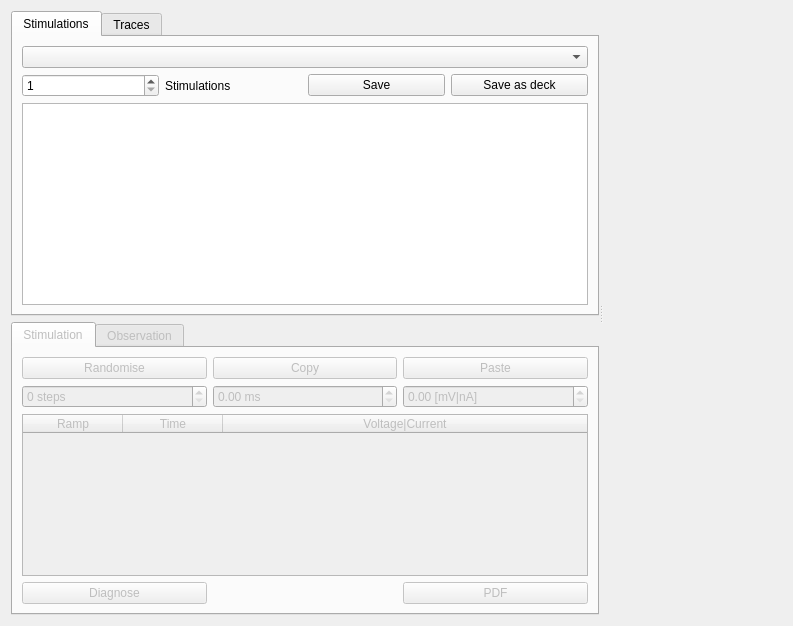
<?xml version="1.0" encoding="UTF-8"?>
<ui version="4.0">
 <class>StimulationCreator</class>
 <widget class="QWidget" name="StimulationCreator">
  <property name="geometry">
   <rect>
    <x>0</x>
    <y>0</y>
    <width>793</width>
    <height>626</height>
   </rect>
  </property>
  <property name="windowTitle">
   <string>Stimulation editor</string>
  </property>
  <layout class="QGridLayout" name="gridLayout_3">
   <item row="0" column="0">
    <widget class="QSplitter" name="splitter">
     <property name="orientation">
      <enum>Qt::Horizontal</enum>
     </property>
     <widget class="QWidget" name="widget_2" native="true">
      <layout class="QGridLayout" name="gridLayout_4">
       <item row="0" column="0">
        <widget class="QTabWidget" name="tabWidget">
         <property name="currentIndex">
          <number>0</number>
         </property>
         <widget class="QWidget" name="tabWidgetPage1">
          <attribute name="title">
           <string>Stimulations</string>
          </attribute>
          <layout class="QGridLayout" name="gridLayout_2">
           <item row="2" column="0" colspan="4">
            <widget class="QTableWidget" name="stimulations">
             <property name="selectionBehavior">
              <enum>QAbstractItemView::SelectRows</enum>
             </property>
             <property name="columnCount">
              <number>2</number>
             </property>
             <attribute name="horizontalHeaderVisible">
              <bool>false</bool>
             </attribute>
             <attribute name="horizontalHeaderDefaultSectionSize">
              <number>50</number>
             </attribute>
             <attribute name="horizontalHeaderStretchLastSection">
              <bool>true</bool>
             </attribute>
             <attribute name="verticalHeaderDefaultSectionSize">
              <number>24</number>
             </attribute>
             <column/>
             <column/>
            </widget>
           </item>
           <item row="1" column="1">
            <widget class="QLabel" name="label">
             <property name="text">
              <string>Stimulations</string>
             </property>
            </widget>
           </item>
           <item row="1" column="3">
            <widget class="QPushButton" name="saveDeck">
             <property name="text">
              <string>Save as deck</string>
             </property>
            </widget>
           </item>
           <item row="1" column="0">
            <widget class="QSpinBox" name="nStim">
             <property name="minimum">
              <number>1</number>
             </property>
             <property name="maximum">
              <number>10000</number>
             </property>
            </widget>
           </item>
           <item row="0" column="0" colspan="4">
            <widget class="QComboBox" name="sources"/>
           </item>
           <item row="1" column="2">
            <widget class="QPushButton" name="saveSet">
             <property name="text">
              <string>Save</string>
             </property>
            </widget>
           </item>
          </layout>
         </widget>
         <widget class="QWidget" name="tab_traces">
          <attribute name="title">
           <string>Traces</string>
          </attribute>
          <layout class="QGridLayout" name="gridLayout_5">
           <item row="0" column="0">
            <widget class="QLabel" name="label_2">
             <property name="text">
              <string>Fit #</string>
             </property>
            </widget>
           </item>
           <item row="1" column="0" colspan="5">
            <widget class="QTableWidget" name="params">
             <property name="sizePolicy">
              <sizepolicy hsizetype="Expanding" vsizetype="Expanding">
               <horstretch>0</horstretch>
               <verstretch>0</verstretch>
              </sizepolicy>
             </property>
             <property name="maximumSize">
              <size>
               <width>16777215</width>
               <height>62</height>
              </size>
             </property>
             <property name="rowCount">
              <number>1</number>
             </property>
             <attribute name="horizontalHeaderDefaultSectionSize">
              <number>70</number>
             </attribute>
             <attribute name="verticalHeaderVisible">
              <bool>false</bool>
             </attribute>
             <row/>
            </widget>
           </item>
           <item row="0" column="2">
            <widget class="QSpinBox" name="paramEpoch">
             <property name="toolTip">
              <string>&lt;html&gt;&lt;head/&gt;&lt;body&gt;&lt;p&gt;-3: Recorded trace&lt;/p&gt;&lt;p&gt;-2: Target&lt;/p&gt;&lt;p&gt;-1: Final&lt;/p&gt;&lt;p&gt;0+: Epoch&lt;/p&gt;&lt;/body&gt;&lt;/html&gt;</string>
             </property>
             <property name="minimum">
              <number>-2</number>
             </property>
             <property name="value">
              <number>-2</number>
             </property>
            </widget>
           </item>
           <item row="0" column="4">
            <widget class="QPushButton" name="paramTrace">
             <property name="text">
              <string>Trace</string>
             </property>
            </widget>
           </item>
           <item row="0" column="3">
            <widget class="QPushButton" name="paramReset">
             <property name="text">
              <string>Reset</string>
             </property>
            </widget>
           </item>
           <item row="2" column="0" colspan="5">
            <widget class="QTableWidget" name="traceTable">
             <attribute name="horizontalHeaderDefaultSectionSize">
              <number>60</number>
             </attribute>
            </widget>
           </item>
           <item row="0" column="1">
            <widget class="QSpinBox" name="paramSource"/>
           </item>
          </layout>
         </widget>
        </widget>
       </item>
       <item row="1" column="0">
        <widget class="QTabWidget" name="editor">
         <property name="enabled">
          <bool>false</bool>
         </property>
         <property name="currentIndex">
          <number>0</number>
         </property>
         <widget class="QWidget" name="editorPage1">
          <attribute name="title">
           <string>Stimulation</string>
          </attribute>
          <layout class="QGridLayout" name="gridLayout">
           <item row="3" column="0">
            <widget class="QPushButton" name="diagnose">
             <property name="text">
              <string>Diagnose</string>
             </property>
            </widget>
           </item>
           <item row="1" column="2">
            <widget class="QDoubleSpinBox" name="baseV">
             <property name="suffix">
              <string> [mV|nA]</string>
             </property>
            </widget>
           </item>
           <item row="2" column="0" colspan="3">
            <widget class="QTableWidget" name="steps">
             <attribute name="horizontalHeaderStretchLastSection">
              <bool>true</bool>
             </attribute>
             <attribute name="verticalHeaderVisible">
              <bool>false</bool>
             </attribute>
             <attribute name="verticalHeaderDefaultSectionSize">
              <number>24</number>
             </attribute>
             <column>
              <property name="text">
               <string>Ramp</string>
              </property>
             </column>
             <column>
              <property name="text">
               <string>Time</string>
              </property>
             </column>
             <column>
              <property name="text">
               <string>Voltage|Current</string>
              </property>
             </column>
            </widget>
           </item>
           <item row="0" column="1">
            <widget class="QPushButton" name="copy">
             <property name="text">
              <string>Copy</string>
             </property>
            </widget>
           </item>
           <item row="0" column="0">
            <widget class="QPushButton" name="randomise">
             <property name="text">
              <string>Randomise</string>
             </property>
            </widget>
           </item>
           <item row="1" column="1">
            <widget class="QDoubleSpinBox" name="duration">
             <property name="suffix">
              <string> ms</string>
             </property>
             <property name="maximum">
              <double>100000.000000000000000</double>
             </property>
            </widget>
           </item>
           <item row="0" column="2">
            <widget class="QPushButton" name="paste">
             <property name="text">
              <string>Paste</string>
             </property>
            </widget>
           </item>
           <item row="3" column="2">
            <widget class="QPushButton" name="pdf">
             <property name="text">
              <string>PDF</string>
             </property>
            </widget>
           </item>
           <item row="1" column="0">
            <widget class="QSpinBox" name="nSteps">
             <property name="suffix">
              <string> steps</string>
             </property>
            </widget>
           </item>
          </layout>
         </widget>
         <widget class="QWidget" name="tab">
          <attribute name="title">
           <string>Observation</string>
          </attribute>
          <layout class="QGridLayout" name="gridLayout_6">
           <item row="0" column="0">
            <widget class="QTableWidget" name="observations">
             <column>
              <property name="text">
               <string>start</string>
              </property>
             </column>
             <column>
              <property name="text">
               <string>stop</string>
              </property>
             </column>
            </widget>
           </item>
          </layout>
         </widget>
        </widget>
       </item>
      </layout>
     </widget>
     <widget class="QCustomPlot" name="plot" native="true"/>
    </widget>
   </item>
  </layout>
 </widget>
 <customwidgets>
  <customwidget>
   <class>QCustomPlot</class>
   <extends>QWidget</extends>
   <header>qcustomplot.h</header>
   <container>1</container>
  </customwidget>
 </customwidgets>
 <tabstops>
  <tabstop>sources</tabstop>
  <tabstop>nStim</tabstop>
  <tabstop>saveDeck</tabstop>
  <tabstop>stimulations</tabstop>
  <tabstop>randomise</tabstop>
  <tabstop>copy</tabstop>
  <tabstop>paste</tabstop>
  <tabstop>nSteps</tabstop>
  <tabstop>duration</tabstop>
  <tabstop>baseV</tabstop>
  <tabstop>steps</tabstop>
 </tabstops>
 <resources/>
 <connections/>
</ui>
